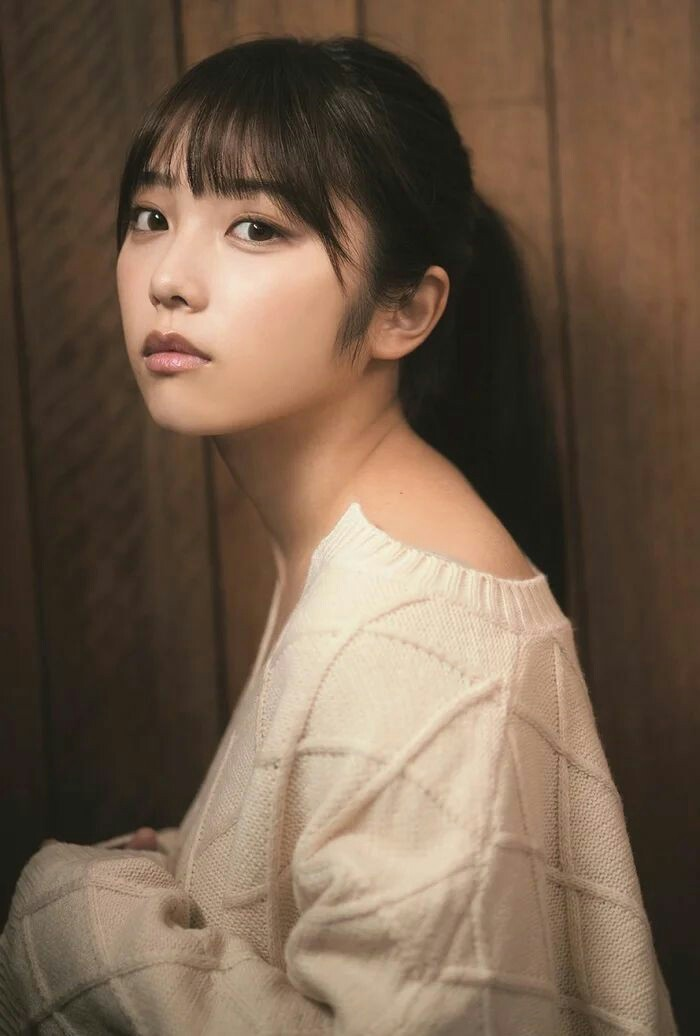
#> input picture 06 - Computer Vision/src/image/yuki-yoda.jpg, 700 x 1036 px, found by its file name
$ python DisplayImageJPG.py
#> lines starting #> are read from the running program, lines starting #| are printed output that depends on the picture
#Program display image, reference by Mr. Widodo 2016
import cv2
from PIL import Image
from pylab import *

#Baca image ke array
im = array(Image.open('D:/LATIHAN PEMROGRAMAN/PYTHON_ALGORITHM/06 - Computer Vision/src/image/yuki-yoda.jpg'))
#> im is the input picture: shape (1036, 700, 3); mean R, G, B 115.9, 94.9, 76.4

#Plot image
imshow(im)

#Beberapa titik
x = [100, 100, 400, 400]
y = [200, 500, 200, 500]

#Plot titik dengan penanda garis merah
plot(x, y, 'r*')

#Line plot
plot(x[:2], y[:2])

#Tambahkan title
title('Plot : "Yuki-Yoda.jpg"')
show()
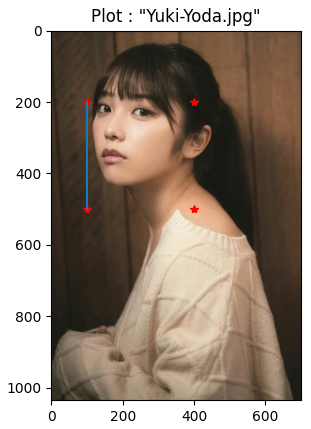
#> figure drawn by matplotlib, 1 panel
